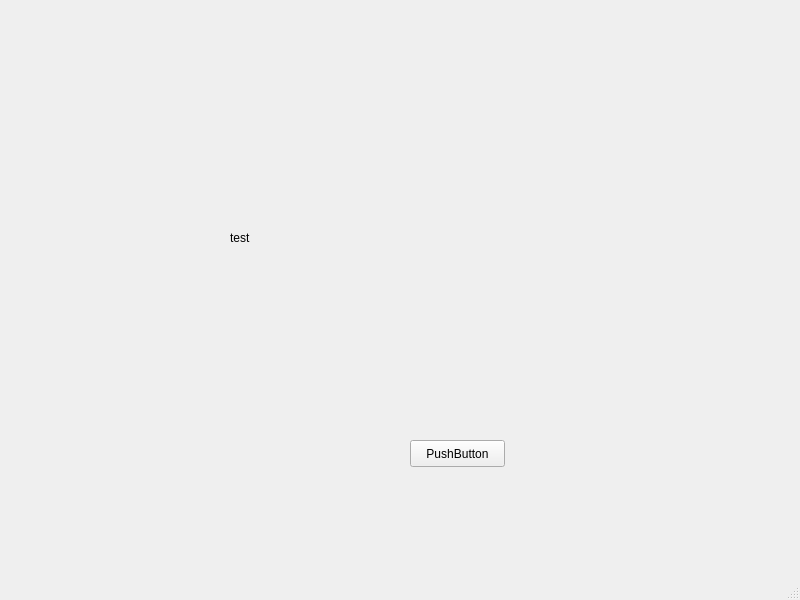
<?xml version="1.0" encoding="UTF-8"?>
<ui version="4.0">
 <class>MainWindow</class>
 <widget class="QMainWindow" name="MainWindow">
  <property name="geometry">
   <rect>
    <x>0</x>
    <y>0</y>
    <width>800</width>
    <height>600</height>
   </rect>
  </property>
  <property name="windowTitle">
   <string>MainWindow</string>
  </property>
  <widget class="QWidget" name="centralwidget">
   <widget class="QLabel" name="myImage">
    <property name="geometry">
     <rect>
      <x>230</x>
      <y>230</y>
      <width>67</width>
      <height>17</height>
     </rect>
    </property>
    <property name="text">
     <string>&lt;html&gt;&lt;head/&gt;&lt;body&gt;&lt;p&gt;test&lt;/p&gt;&lt;/body&gt;&lt;/html&gt;</string>
    </property>
   </widget>
   <widget class="QPushButton" name="pushButton">
    <property name="geometry">
     <rect>
      <x>410</x>
      <y>440</y>
      <width>95</width>
      <height>27</height>
     </rect>
    </property>
    <property name="text">
     <string>PushButton</string>
    </property>
   </widget>
  </widget>
  <widget class="QMenuBar" name="menubar">
   <property name="geometry">
    <rect>
     <x>0</x>
     <y>0</y>
     <width>800</width>
     <height>25</height>
    </rect>
   </property>
  </widget>
  <widget class="QStatusBar" name="statusbar"/>
 </widget>
 <resources/>
 <connections/>
</ui>
